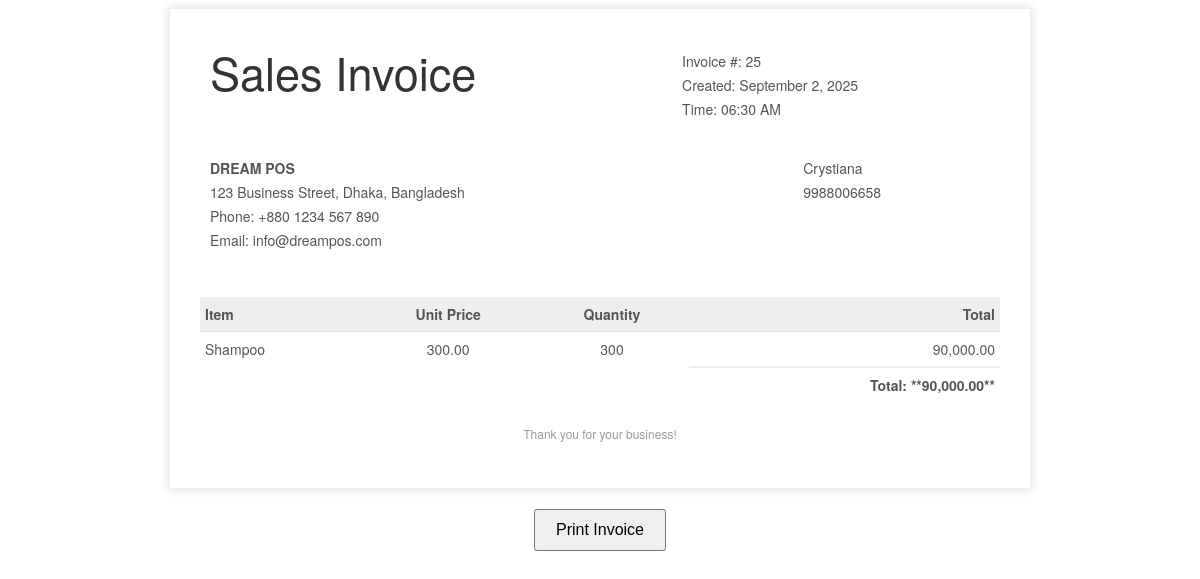
Page /pages/sales/invoice.php?sale_id=25 on the committed database.
### tables this page shows
CREATE TABLE `sales` (
  `id` int(11) NOT NULL,
  `customer_id` int(11) NOT NULL,
  `total_amount` decimal(10,2) NOT NULL,
  `sale_date` datetime NOT NULL
);

CREATE TABLE `customers` (
  `id` int(11) NOT NULL,
  `name` varchar(255) NOT NULL,
  `phone` varchar(20) DEFAULT NULL,
  `email` varchar(255) DEFAULT NULL,
  `address` text DEFAULT NULL,
  `created_at` datetime NOT NULL,
  `updated_at` datetime DEFAULT NULL
);

CREATE TABLE `sale_items` (
  `id` int(11) NOT NULL,
  `sale_id` int(11) NOT NULL,
  `stock_id` int(11) NOT NULL,
  `quantity` int(11) NOT NULL,
  `unit_price` decimal(10,2) NOT NULL,
  `total_price` decimal(10,2) NOT NULL
);

CREATE TABLE `products` (
  `id` int(11) NOT NULL,
  `product_name` varchar(255) NOT NULL,
  `category_id` int(11) NOT NULL
);

### pages/sales/invoice.php (the view, shortened to what this page needs)
<?php
include_once __DIR__ . '/../../config.php';
$sales_id = $_GET['sale_id'];
$sql_sales = "SELECT s.*, c.name AS customer_name, c.phone FROM sales s LEFT JOIN customers c ON s.customer_id = c.id WHERE s.id = ?";
$stmt_sales = $conn->prepare($sql_sales);
$stmt_sales->bind_param("i", $sales_id);
$stmt_sales->execute();
$result_sales = $stmt_sales->get_result();
$sale = $result_sales->fetch_assoc();
$sql_items = "SELECT si.*, p.product_name, st.sale_price
              FROM sale_items si
              JOIN stock st ON si.stock_id = st.id
              JOIN products p ON st.product_id = p.id
              WHERE si.sale_id = ?";
$stmt_items = $conn->prepare($sql_items);
$stmt_items->bind_param("i", $sales_id);
$stmt_items->execute();
$result_items = $stmt_items->get_result();
?>
<!DOCTYPE html>
<html lang="en">
<head>
</head>
<body>
    <div class="invoice-box">
        <table>
            <tr class="top">
                <td colspan="4">
                    <table>
                        <tr>
                            <td class="title">
                               <i class="fas fa-file-invoice"></i> Sales Invoice
                            </td>
                            <td>
                                Invoice #: <?php echo htmlspecialchars($sale['id']); ?><br>
                                Created: <?php echo date('F j, Y', strtotime($sale['sale_date'])); ?><br>
                                Time: <?php echo date('h:i A', strtotime($sale['sale_date'])); ?>
                            </td>
                        </tr>
                    </table>
                </td>
            </tr>
            <tr class="information">
                <td colspan="4">
                    <table>
                        <tr>
                            <td>
                                 <strong>DREAM POS</strong><br>
                                123 Business Street, Dhaka, Bangladesh<br>
                            Phone: +880 1234 567 890<br>
                            Email: info@dreampos.com
                            </td>
                            <td>
                                <?php echo htmlspecialchars($sale['customer_name'] ?: 'Guest Customer'); ?><br>
                                <?php echo htmlspecialchars($sale['phone'] ?: 'N/A'); ?>
                            </td>
                        </tr>
                    </table>
                </td>
            </tr>
            <tr class="heading">
                <td>Item</td>
                <td style="text-align: center;">Unit Price</td>
                <td style="text-align: center;">Quantity</td>
                <td style="text-align: right;">Total</td>
            </tr>
            <?php
            $grand_total = 0;
            $item_count = $result_items->num_rows;
            $current_item = 0;
            while ($item = $result_items->fetch_assoc()):
                $grand_total += $item['total_price'];
                $current_item++;
                $is_last = ($current_item == $item_count);
            ?>
            <tr class="item <?php echo $is_last ? 'last' : ''; ?>">
                <td><?php echo htmlspecialchars($item['product_name']); ?></td>
                <td style="text-align: center;"><?php echo htmlspecialchars(number_format($item['unit_price'], 2)); ?></td>
                <td style="text-align: center;"><?php echo htmlspecialchars($item['quantity']); ?></td>
                <td style="text-align: right;"><?php echo htmlspecialchars(number_format($item['total_price'], 2)); ?></td>
            </tr>
            <?php endwhile; ?>
            <tr class="total">
                <td colspan="3"></td>
                <td style="text-align: right;">
                    Total: **<?php echo htmlspecialchars(number_format($grand_total, 2)); ?>**
                </td>
            </tr>
        </table>
        <div class="invoice-footer">
            <p>Thank you for your business!</p>
        </div>
    </div>
    <div class="print-button">
        <button onclick="window.print()" style="padding: 10px 20px; font-size: 16px;">Print Invoice</button>
    </div>
</body>
</html>

### pages/sales/invoice.php (style rules this page uses)
body { font-family: 'Helvetica Neue', 'Helvetica', Helvetica, Arial, sans-serif; font-size: 14px; color: #555; }
.invoice-box { max-width: 800px; margin: auto; padding: 30px; border: 1px solid #eee; box-shadow: 0 0 10px rgba(0, 0, 0, .15); line-height: 24px; }
.invoice-box table { width: 100%; line-height: inherit; text-align: left; border-collapse: collapse; }
.invoice-box table td { padding: 5px; vertical-align: top; }
.invoice-box table tr.top table td { padding-bottom: 20px; }
.invoice-box table tr.top table td.title { font-size: 45px; line-height: 45px; color: #333; }
.invoice-box table tr.information table td { padding-bottom: 40px; }
.invoice-box table tr.heading td { background: #eee; border-bottom: 1px solid #ddd; font-weight: bold; }
.invoice-box table tr.item td { border-bottom: 1px solid #eee; }
.invoice-box table tr.item.last td { border-bottom: none; }
.invoice-box table tr.total td:nth-child(2) { border-top: 2px solid #eee; font-weight: bold; }
.invoice-footer { text-align: center; margin-top: 20px; font-size: 12px; color: #999; }
.print-button { margin-top: 20px; text-align: center; }

### rows in the picture
sales: id "25", sale_date "September 2, 2025", sale_date "06:30 AM", customer.name "Crystiana", customer.phone "9988006658"
sale_items: products.product_name "Shampoo", unit_price "300.00", quantity "300", total_price "90,000.00"

### other values in the picture
$grand_total "90,000.00"
